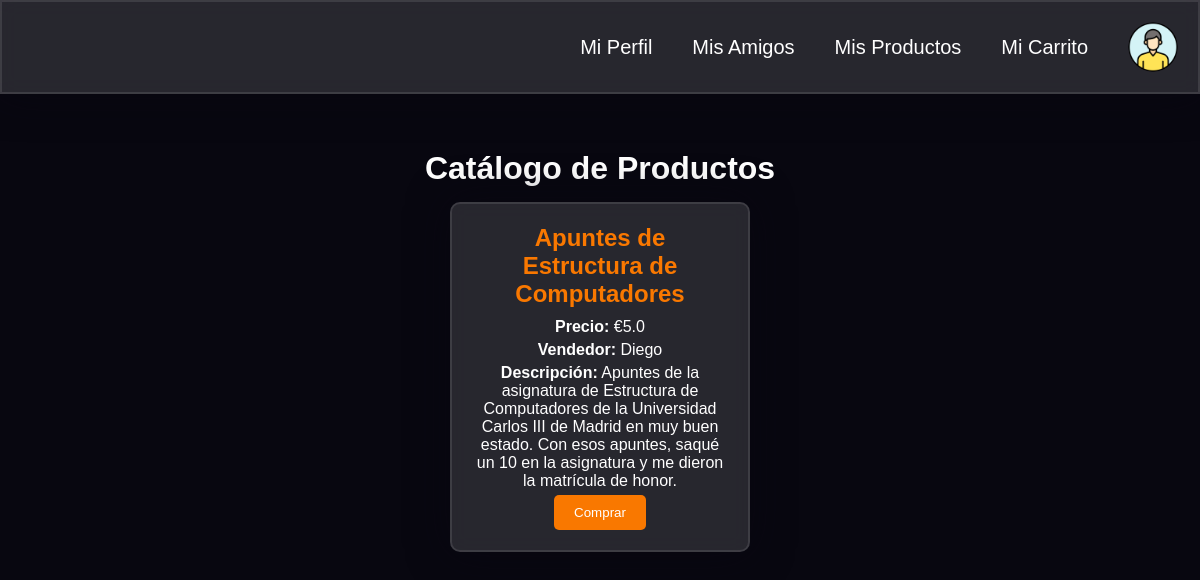
The app's page /comprar, older data.
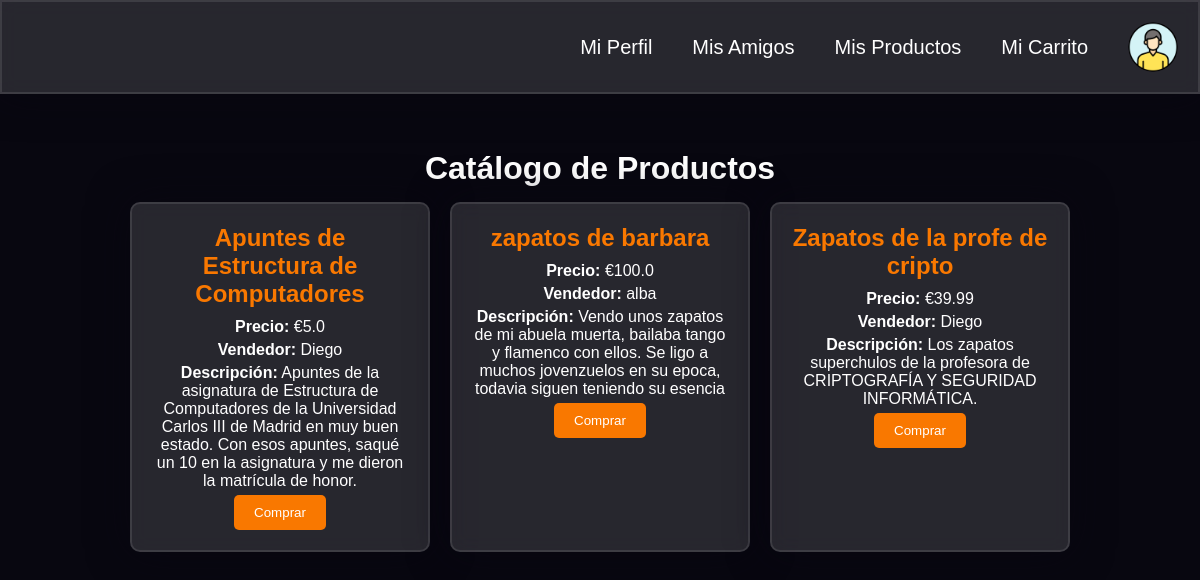
The same page, newer data.
### app.py (models this page shows)
class Product(db.Model):
    __tablename__ = 'products'
    id = db.Column(db.Integer, primary_key=True)
    name = db.Column(db.String(80), nullable=False)
    category = db.Column(db.String(80), nullable=False)
    price = db.Column(db.Float, nullable=False)
    description = db.Column(db.String(200), nullable=False)
    status = db.Column(db.String(20), nullable=False, default='en venta')
    seller_id = db.Column(db.Integer, db.ForeignKey('users.id'), nullable=False)
    buyer_id = db.Column(db.Integer, db.ForeignKey('users.id'), nullable=True)
    created_at = db.Column(db.String(120), nullable=False)

class User(db.Model):
    __tablename__ = 'users'
    id = db.Column(db.Integer, primary_key=True)
    username = db.Column(db.String(80), unique=True, nullable=False)
    nombre = db.Column(db.String(80), nullable=False)
    ciudad = db.Column(db.String(80), nullable=False)
    email = db.Column(db.String(120), unique=True, nullable=False)
    bank_account = db.Column(db.String(50), nullable=False, default="")  # Usar cadena vacía como valor por defecto
    key = db.Column(db.String(64), nullable=False)
    salt = db.Column(db.String(32), nullable=False)
    created_at = db.Column(db.String(120), nullable=False)
    updated_at = db.Column(db.String(120), nullable=False)
    objetos_vendidos = db.Column(db.String(200), nullable=True, default="")
    objetos_comprados = db.Column(db.String(200), nullable=True, default="")
    products_sold = db.relationship('Product', backref='seller', lazy=True, foreign_keys='Product.seller_id')
    products_bought = db.relationship('Product', backref='buyer', lazy=True, foreign_keys='Product.buyer_id')

### app.py (the view, shortened to what this page needs)
@app.route('/comprar', methods=['GET', 'POST'])
def comprar():
    products = Product.query.filter_by(status='en venta').all()
    return render_template('comprar.html', products=products)

### templates/comprar.html (shortened to what this page needs)
<!DOCTYPE html>
<html lang="es">
<head>
    <link rel="stylesheet" type="text/css" href="{{ url_for('static', filename='styles/comprar.css') }}">
</head>
<body>
    <nav>
        <a href="{{ url_for('perfil') }}">Mi Perfil</a>
        <a href="{{ url_for('amigos') }}">Mis Amigos</a>
        <a href="{{ url_for('productos') }}">Mis Productos</a>
        <a href="{{ url_for('carrito') }}">Mi Carrito</a>
        <img src="{{ url_for('static', filename='imagenes/perfil.png') }}" alt="Perfil">
    </nav>
    <h1>Catálogo de Productos</h1>
    <div class="catalogo">
        {% for product in products %}
        <div class="tarjeta">
            <h2>{{ product.name }}</h2>
            <p><strong>Precio:</strong> €{{ product.price }}</p>
            <p><strong>Vendedor:</strong> {{ product.seller.nombre }}</p>
            <p><strong>Descripción:</strong> {{ product.description }}</p>
            <form action="{{ url_for('comprar') }}" method="POST">
                <button type="submit">Comprar</button>
            </form>
        </div>
        {% endfor %}
    </div>
</body>
</html>

### static/styles/comprar.css (style rules this page uses)
*, *:before, *:after { padding: 0; margin: 0; box-sizing: border-box; }
body { font-family: Arial, sans-serif; background-color: #080710; margin: 0; padding: 150px 20px 20px 20px; position: relative; }
nav { width: 100%; display: flex; justify-content: flex-end; align-items: center; background-color: rgba(255, 255, 255, 0.13); padding: 20px; border-radius: 0; backdrop-filter: blur(10px); border: 2px solid rgba(255, 255, 255, 0.1); box-shadow: 0 0 40px rgba(8, 7, 16, 0.6); position: fixed; top: 0; left: 0; z-index: 1000; }
nav a { color: #fff; text-decoration: none; margin: 0 20px; font-size: 20px; transition: transform 0.3s; }
nav img { width: 50px; height: 50px; border-radius: 50%; margin-left: 20px; }
h1 { text-align: center; color: #ffffff; margin-bottom: 15px; }
.catalogo { display: flex; flex-wrap: wrap; justify-content: center; gap: 20px; }
.tarjeta { background-color: rgba(255, 255, 255, 0.13); border: 2px solid rgba(255, 255, 255, 0.1); border-radius: 10px; box-shadow: 0 0 40px rgba(8, 7, 16, 0.6); padding: 20px; width: 300px; text-align: center; backdrop-filter: blur(10px); }
.tarjeta h2 { color: #f97800; margin: 0 0 10px; }
.tarjeta p { margin: 5px 0; color: #ffffff; }
.tarjeta button { background-color: #f97800; color: #fff; padding: 10px 20px; border: none; border-radius: 5px; cursor: pointer; transition: transform 0.3s; }

Row changes from the older to the newer data that the page shows:
added Product: name "zapatos de barbara", price "100.0", seller.nombre "alba", description "Vendo unos zapatos de mi abuela muerta, bailaba tango y flamenco con ellos. Se ligo a muchos jovenzuelos en su epoca, todavia siguen teniendo su esencia"
added Product: name "Zapatos de la profe de cripto", price "39.99", seller.nombre "Diego", description "Los zapatos superchulos de la profesora de CRIPTOGRAFÍA Y SEGURIDAD INFORMÁTICA."
